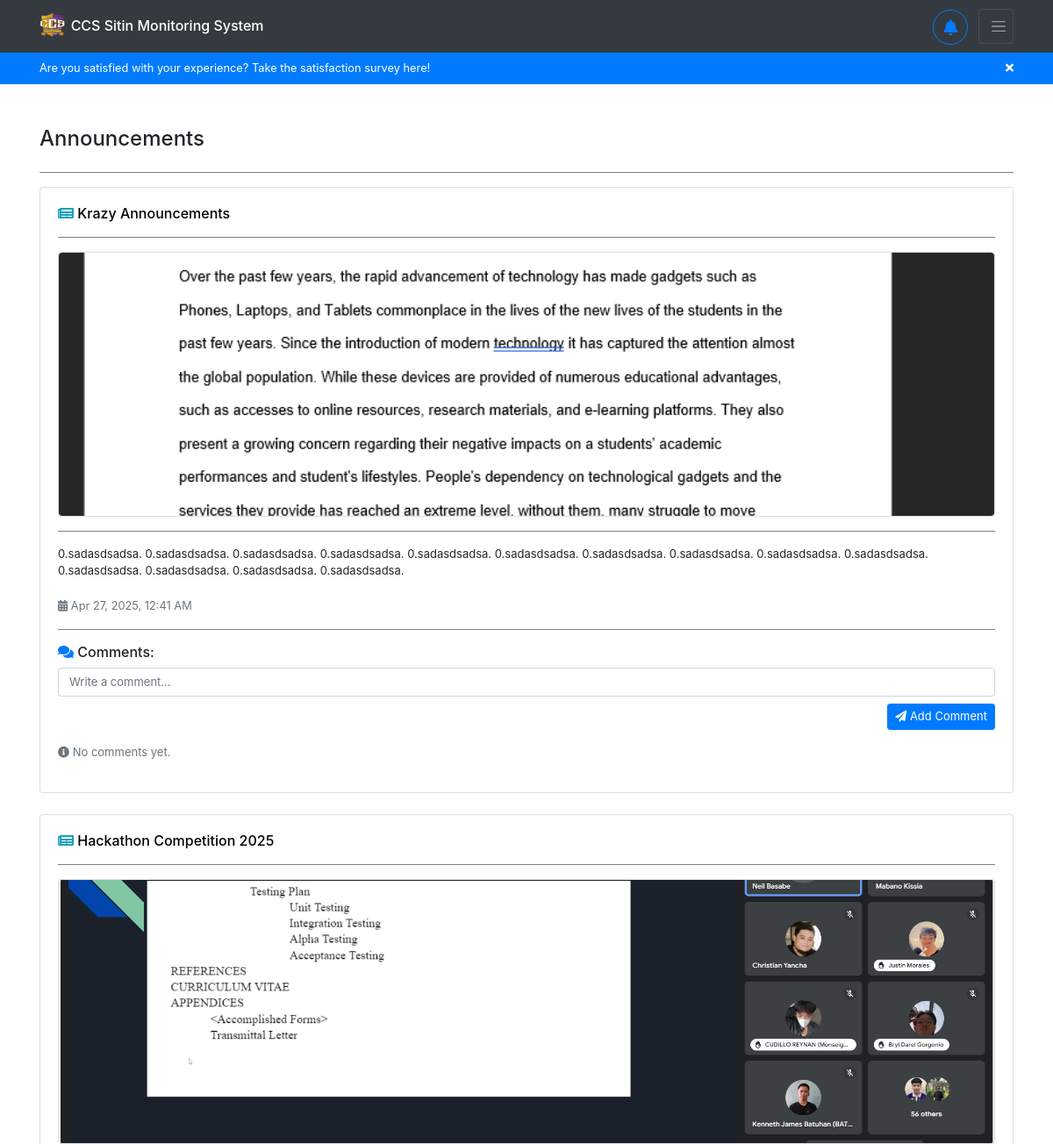
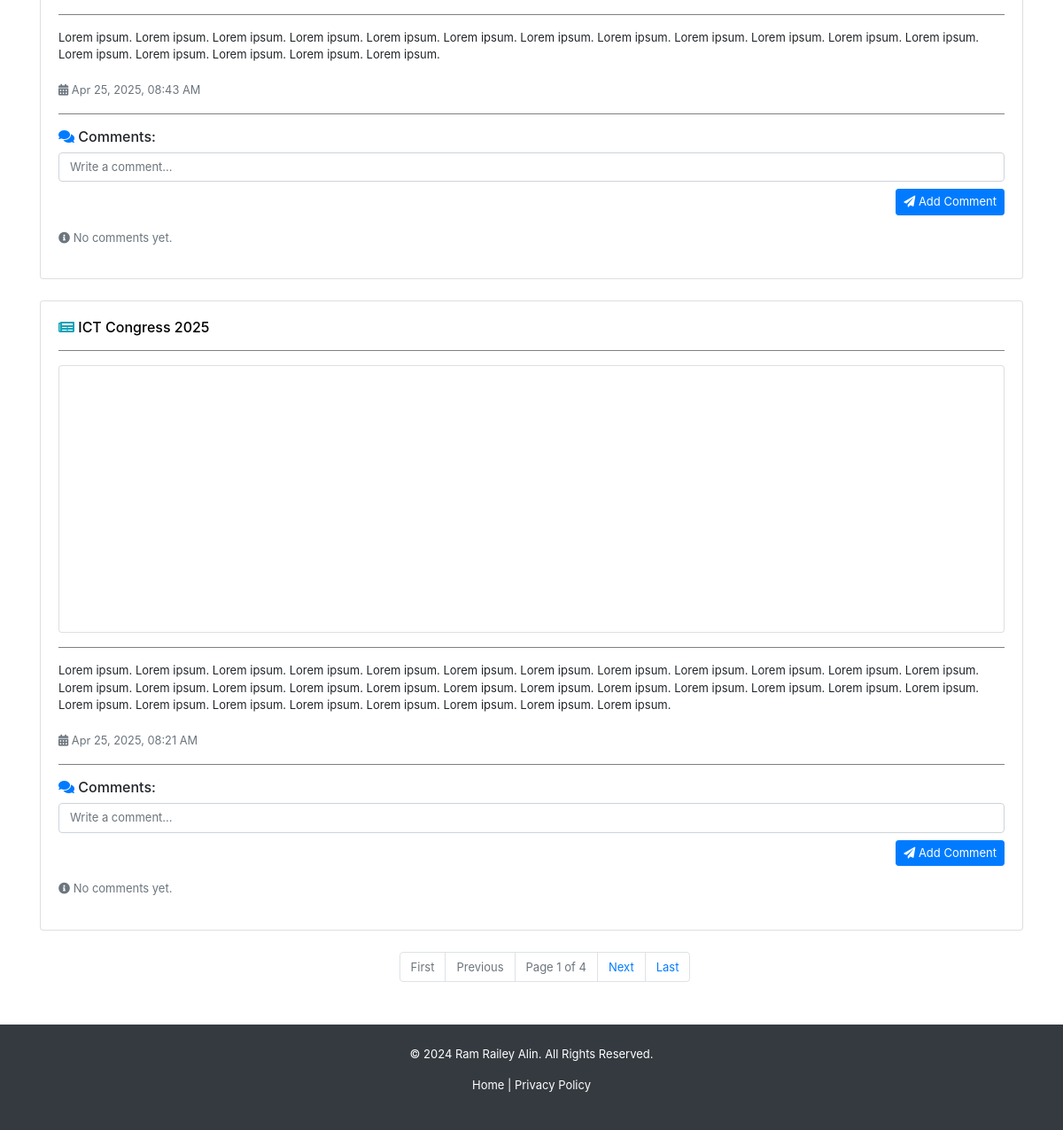
Page /announcements/ (signed in) on the earlier database version (2 pictures, top to bottom).
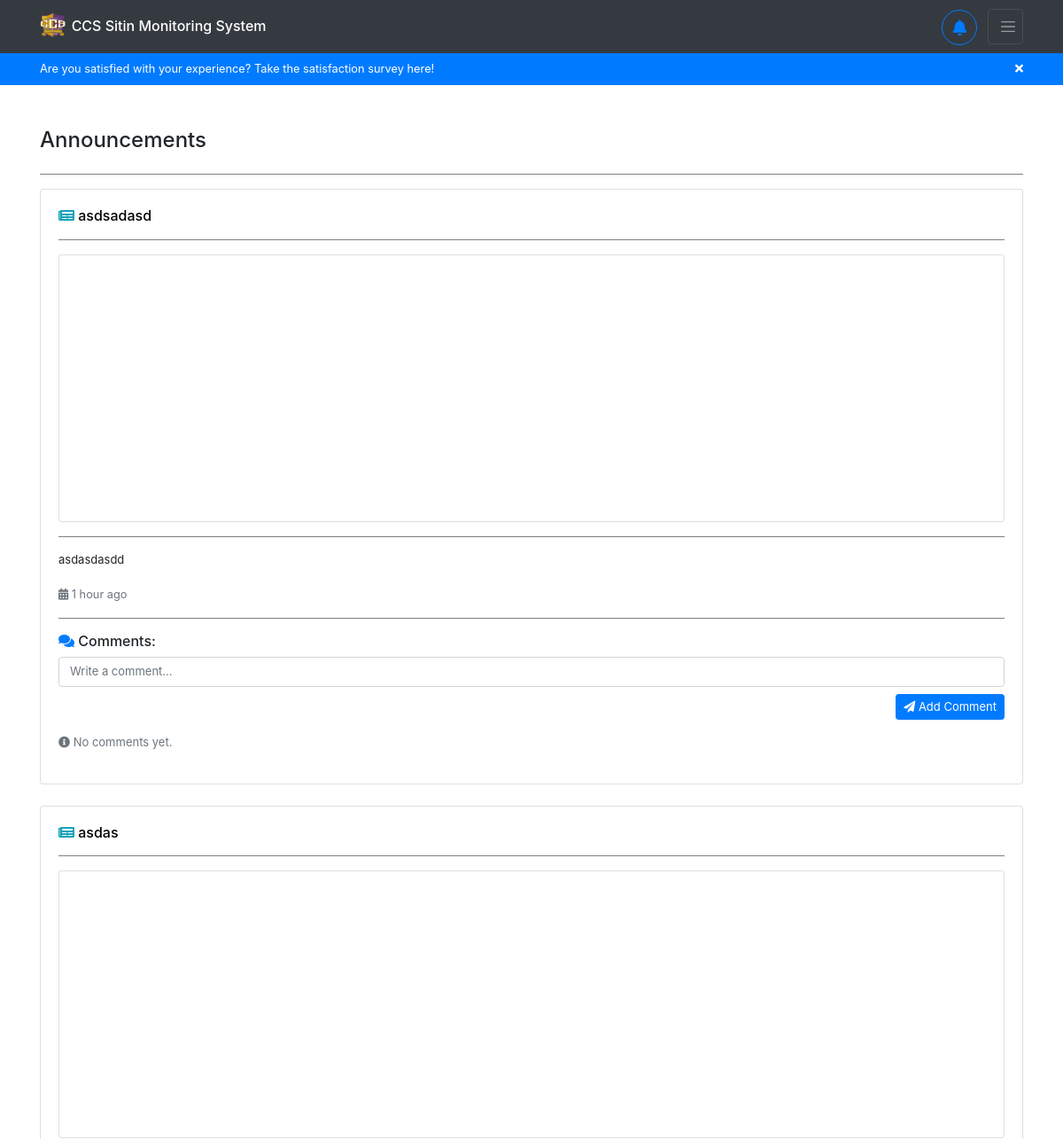
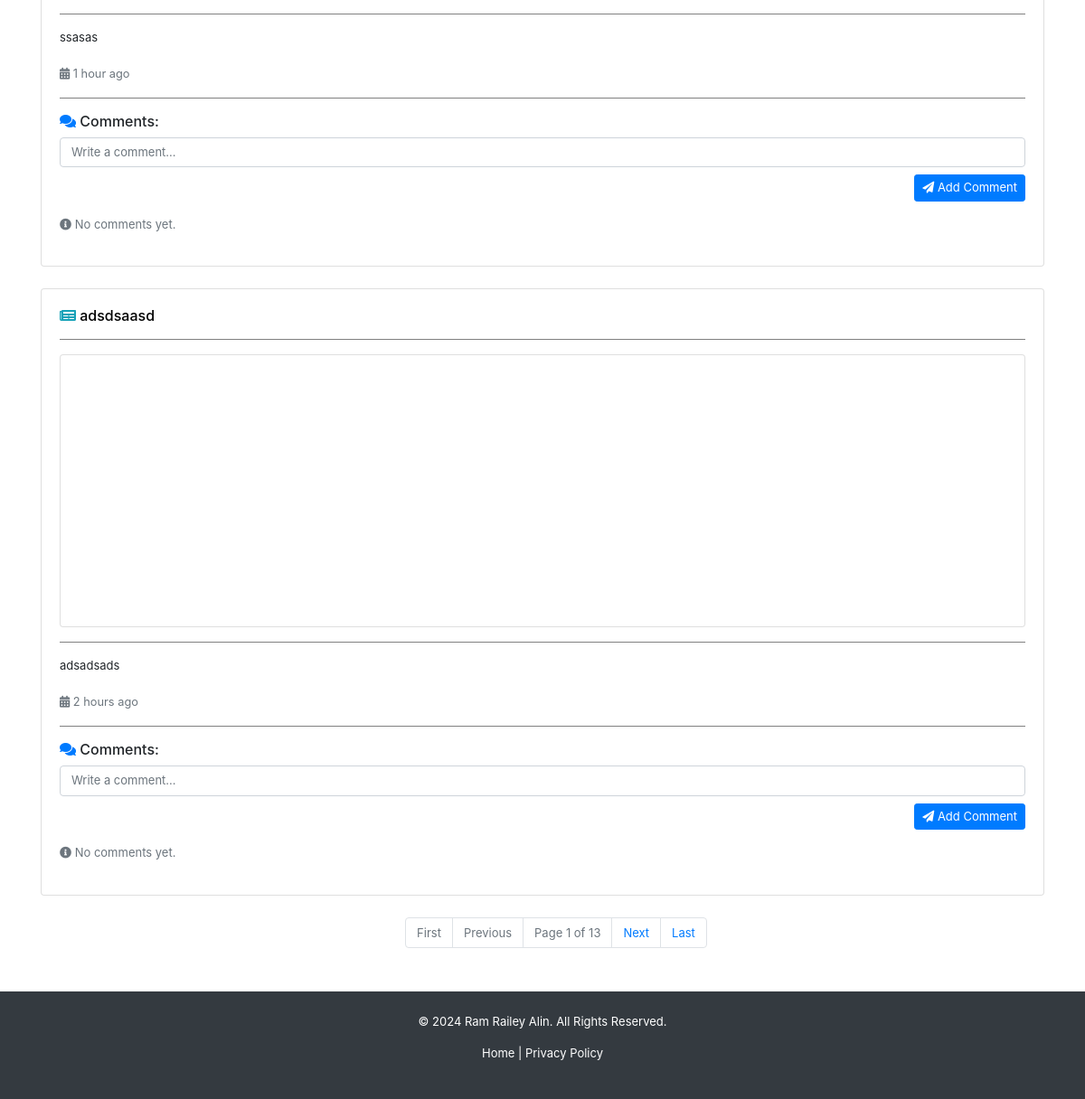
Same page on the later database version (2 pictures, top to bottom).
### backend/models.py (models this page shows, shortened)
class Announcement(models.Model):
    title = models.CharField(max_length=255, blank=True, null=True)
    content = models.TextField(blank=True, null=True)
    image = models.ImageField(upload_to="announcements/", default="announcements/announcement.jpg", blank=True, null=True)
    date = models.DateTimeField(auto_now_add=True)
    updated_at = models.DateTimeField(auto_now=True)
    superuser = models.ForeignKey(User, on_delete=models.CASCADE, limit_choices_to={'is_superuser': True})

### backend/views.py (the view)
# urls.py: path('announcements/', views.announcements, name='user-announcements'),
@login_required
def announcements(request):
    if request.user.is_authenticated:
        announcements = Announcement.objects.all().prefetch_related(
            Prefetch(
                'announcementcomment_set',
                queryset=AnnouncementComment.objects.select_related(
                    'user',
                    'user__registration'
                ).order_by('-date')
            )
        ).order_by('-updated_at')
        paginator = Paginator(announcements, 3)
        page_number = request.GET.get('page')
        page_obj = paginator.get_page(page_number)
        try:
            register = Registration.objects.get(username=request.user)
        except Registration.DoesNotExist:
            register = request.user
        return render(request, 'backend/pages/announcements.html', context={'announcements': page_obj, 'register': register} )
    return redirect('/')

### backend/templatetags/custom_filters.py (called while the page is built)
@register.filter
def time_ago(value):
    if not value:
        return ""
    now = timezone.localtime(timezone.now())
    value = timezone.localtime(value)
    diff = now - value
    seconds = diff.total_seconds()
    if seconds < 60:
        return f"{int(seconds)} seconds ago"
    elif seconds < 3600:
        minutes = int(seconds / 60)
        return f"{minutes} minute{'s' if minutes != 1 else ''} ago"
    elif seconds < 86400:
        hours = int(seconds / 3600)
        return f"{hours} hour{'s' if hours != 1 else ''} ago"
    else:
        return value.strftime("%b %d, %Y, %I:%M %p ")  # Fallback to date if > 1 day

### backend/templates/backend/pages/announcements.html (shortened to what the changed rows need)
{% extends 'backend/base.html' %}
{% load static %}
{% load custom_filters %}
{% block content %}
<div class="container mt-5">
    {% for announcement in announcements %}
    <div id="announcement-body" class="card mb-4 announcement-card shadow-sm">
        <div class="card-body">
            <h6 class="announcement-title">
                <i class="fas fa-newspaper text-info"></i>
                <a href="{% url 'user-announcement' announcement.id %}" title="View this announcement">{{ announcement.title }}</a>
            </h6>
            <hr>
            {% if announcement.image %}
            <div class="text-center card">
                <img src="{{ announcement.image.url }}"
                    alt="Announcement Image"
                    class="img-fluid rounded"
                    style="max-height: 300px; object-fit: cover;"
                    loading="lazy"
                    decoding="async">
            </div>
            <hr>
            {% endif %}
            <p>{{ announcement.content }}</p>
            <small class="text-muted">
                <i class="fas fa-calendar-alt"></i> {{ announcement.date|time_ago }}
            </small>
            <hr>
            <div>
                <h6><i class="fas fa-comments text-primary"></i> Comments:</h6>
                <form id="comment-form-{{ announcement.id }}">
                    <div class="form-group">
                        <textarea class="form-control comment-box" rows="1" placeholder="Write a comment..." style="resize: none; overflow-y: hidden;"
                        oninput="this.style.height = ''; this.style.height = this.scrollHeight + 'px'"
                        required></textarea>
                        <button type="button"
                            data-announcement_id="{{ announcement.id }}"
                            onclick="PostComment(this, this.parentElement.parentElement)"
                            class="btn btn-sm btn-primary float-right mt-2">
                            <i class="fas fa-paper-plane"></i> Add Comment
                        </button>
                    </div>
                </form>
                {% with announcement.announcementcomment_set.all|slice:":5" as comments %}
                {% if comments %}
                    <a href="{% url 'user-announcement' announcement.id %}" class="small text-muted">
                        <i class="fas fa-arrow-right"></i> Open this announcement to see more comments...
                    </a>
                {% else %}
                    <p class="text-muted"><i class="fas fa-info-circle"></i> No comments yet.</p>
                {% endif %}
                {% endwith %}
            </div>
        </div>
    </div>
    {% empty %}
    <div class="card p-3 shadow-sm">
        <h5 class="text-muted"><i class="fas fa-exclamation-circle"></i> No announcements available.</h5>
    </div>
    {% endfor %}
        <ul class="pagination pagination-ul justify-content-center">
            <li class="page-item disabled">
                <span class="page-link">Page {{ announcements.number }} of {{ announcements.paginator.num_pages }}</span>
            </li>
        </ul>
</div>
{% endblock %}

Differences in the rows shown:
no longer on this page (row unchanged): Announcement: title "Krazy Announcements", image (picture), content "0.sadasdsadsa. 0.sadasdsadsa. 0.sadasdsadsa. 0.sadasdsadsa. 0.sadasdsadsa. 0.sadasdsadsa. 0.sadasdsadsa. 0.sadasdsadsa. 0.sadasdsadsa. 0.sadasdsadsa. 0.sadasdsadsa. 0.sadasdsadsa. 0.sadasdsadsa. 0.sadasdsadsa.", date "Apr 27, 2025, 12:41 AM"
no longer on this page (row unchanged): Announcement: title "Hackathon Competition 2025", image (picture), content "Lorem ipsum. Lorem ipsum. Lorem ipsum. Lorem ipsum. Lorem ipsum. Lorem ipsum. Lorem ipsum. Lorem ipsum. Lorem ipsum. Lorem ipsum. Lorem ipsum. Lorem ipsum. Lorem ipsum. Lorem ipsum. Lorem ipsum. Lorem ipsum. Lorem ipsum.", date "Apr 25, 2025, 08:43 AM"
no longer on this page (row unchanged): Announcement: title "ICT Congress 2025", image (picture), content "Lorem ipsum. Lorem ipsum. Lorem ipsum. Lorem ipsum. Lorem ipsum. Lorem ipsum. Lorem ipsum. Lorem ipsum. Lorem ipsum. Lorem ipsum. Lorem ipsum. Lorem ipsum. Lorem ipsum. Lorem ipsum. Lorem ipsum. Lorem ipsum. Lorem ipsum. Lorem ipsum. Lorem ipsum. Lorem ipsum. Lorem ipsum. Lorem ipsum. Lorem ipsum. Lorem ipsum. Lorem ipsum. Lorem ipsum. Lorem ipsum. Lorem ipsum. Lorem ipsum. Lorem ipsum. Lorem ipsum. Lorem ipsum.", date "Apr 25, 2025, 08:21 AM"
added Announcement: title "asdsadasd", image (picture), content "asdasdasdd", date "1 hour ago"
added Announcement: title "asdas", image (picture), content "ssasas", date "1 hour ago"
added Announcement: title "adsdsaasd", image (picture), content "adsadsads", date "2 hours ago"
Other differences:
{{ announcements.paginator.num_pages }}: "4" → "13"
